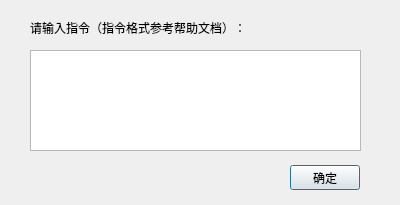
<?xml version="1.0" encoding="UTF-8"?>
<ui version="4.0">
 <class>input_instruct</class>
 <widget class="QDialog" name="input_instruct">
  <property name="geometry">
   <rect>
    <x>0</x>
    <y>0</y>
    <width>400</width>
    <height>205</height>
   </rect>
  </property>
  <property name="font">
   <font>
    <family>18thCentury</family>
   </font>
  </property>
  <property name="windowTitle">
   <string>请输入指令</string>
  </property>
  <widget class="QLabel" name="label">
   <property name="geometry">
    <rect>
     <x>30</x>
     <y>15</y>
     <width>251</width>
     <height>25</height>
    </rect>
   </property>
   <property name="font">
    <font>
     <family>宋体</family>
    </font>
   </property>
   <property name="text">
    <string>请输入指令（指令格式参考帮助文档）：</string>
   </property>
  </widget>
  <widget class="QTextEdit" name="textEdit">
   <property name="geometry">
    <rect>
     <x>30</x>
     <y>50</y>
     <width>331</width>
     <height>101</height>
    </rect>
   </property>
   <property name="font">
    <font>
     <family>宋体</family>
     <pointsize>10</pointsize>
    </font>
   </property>
   <property name="html">
    <string>&lt;!DOCTYPE HTML PUBLIC &quot;-//W3C//DTD HTML 4.0//EN&quot; &quot;http://www.w3.org/TR/REC-html40/strict.dtd&quot;&gt;
&lt;html&gt;&lt;head&gt;&lt;meta name=&quot;qrichtext&quot; content=&quot;1&quot; /&gt;&lt;style type=&quot;text/css&quot;&gt;
p, li { white-space: pre-wrap; }
&lt;/style&gt;&lt;/head&gt;&lt;body style=&quot; font-family:'宋体'; font-size:10pt; font-weight:400; font-style:normal;&quot;&gt;
&lt;p style=&quot;-qt-paragraph-type:empty; margin-top:0px; margin-bottom:0px; margin-left:0px; margin-right:0px; -qt-block-indent:0; text-indent:0px; font-family:'宋体'; font-size:9pt;&quot;&gt;&lt;br /&gt;&lt;/p&gt;&lt;/body&gt;&lt;/html&gt;</string>
   </property>
  </widget>
  <widget class="QPushButton" name="pushButton">
   <property name="geometry">
    <rect>
     <x>290</x>
     <y>165</y>
     <width>70</width>
     <height>25</height>
    </rect>
   </property>
   <property name="font">
    <font>
     <family>宋体</family>
    </font>
   </property>
   <property name="text">
    <string>确定</string>
   </property>
  </widget>
 </widget>
 <resources/>
 <connections/>
</ui>
